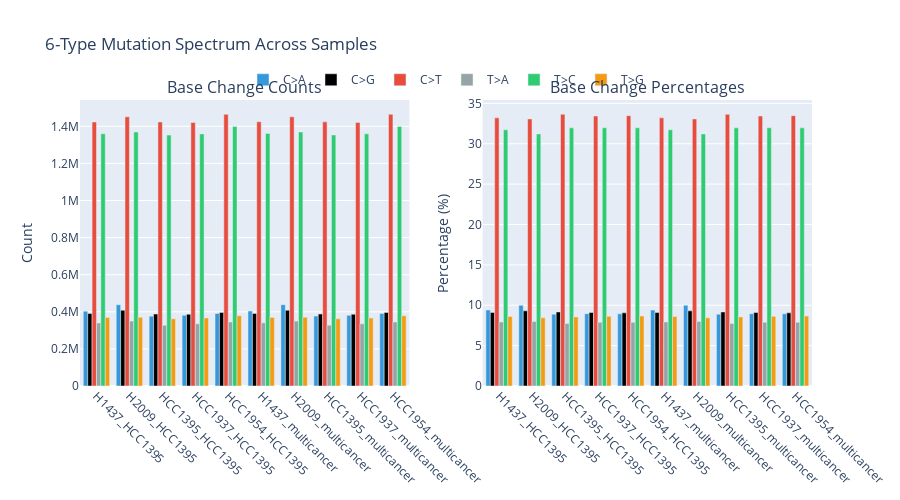

Notebook code cell kept with this figure:
### Markdown cell above
### 5.5 Base Change Spectrum (6-Type Mutation Categories)

### Code cell
def create_base_change_matrix(all_vcf_stats: Dict) -> Tuple[pd.DataFrame, pd.DataFrame]:
    """Create base change spectrum matrices (counts and percentages)."""
    categories = ['C>A', 'C>G', 'C>T', 'T>A', 'T>C', 'T>G']
    
    count_data = {}
    pct_data = {}
    
    for filename, data in all_vcf_stats.items():
        sample = data['metadata']['sample']
        model = data['metadata']['model']
        label = f"{sample}_{model.replace('-model', '')}"
        
        base_changes = data['stats']['base_changes']
        snp_total = data['stats']['snps']
        
        count_data[label] = {c: base_changes.get(c, 0) for c in categories}
        pct_data[label] = {c: base_changes.get(c, 0) / snp_total * 100 if snp_total > 0 else 0 for c in categories}
    
    count_df = pd.DataFrame(count_data).T[categories]
    pct_df = pd.DataFrame(pct_data).T[categories].round(2)
    
    return count_df, pct_df


# Create base change matrices
bc_count_df, bc_pct_df = create_base_change_matrix(all_vcf_stats)

# Display tables with counts and percentages side-by-side
print('Base Change Spectrum (Counts):')
display(bc_count_df)

print('\nBase Change Spectrum (Percentages of SNPs):')
display(bc_pct_df)

# Base change spectrum visualization
# Standard mutation spectrum colors
spectrum_colors = {
    'C>A': '#3498db',  # Blue
    'C>G': '#000000',  # Black
    'C>T': '#e74c3c',  # Red
    'T>A': '#95a5a6',  # Gray
    'T>C': '#2ecc71',  # Green
    'T>G': '#f39c12'   # Orange/Pink
}

fig = make_subplots(
    rows=1, cols=2,
    subplot_titles=['Base Change Counts', 'Base Change Percentages'],
    horizontal_spacing=0.1
)

categories = ['C>A', 'C>G', 'C>T', 'T>A', 'T>C', 'T>G']

for cat in categories:
    # Count bars
    fig.add_trace(
        go.Bar(
            name=cat,
            x=bc_count_df.index,
            y=bc_count_df[cat],
            marker_color=spectrum_colors[cat],
            legendgroup=cat,
            showlegend=True
        ),
        row=1, col=1
    )
    
    # Percentage bars
    fig.add_trace(
        go.Bar(
            name=cat,
            x=bc_pct_df.index,
            y=bc_pct_df[cat],
            marker_color=spectrum_colors[cat],
            legendgroup=cat,
            showlegend=False
        ),
        row=1, col=2
    )

fig.update_layout(
    title='6-Type Mutation Spectrum Across Samples',
    barmode='group',
    height=500,
    legend=dict(orientation='h', yanchor='bottom', y=1.02, xanchor='center', x=0.5)
)
fig.update_xaxes(tickangle=45)
fig.update_yaxes(title_text='Count', row=1, col=1)
fig.update_yaxes(title_text='Percentage (%)', row=1, col=2)

fig.show()

### Figure 1 — Plotly figure (JSON) as saved in the notebook; plotly's stock layout.template omitted (floating-point values rounded to 4 significant figures)
{"data": [{"legendgroup": "C>A", "marker": {"color": "#3498db"}, "name": "C>A", "showlegend": true, "type": "bar", "x": ["H1437_HCC1395", "H2009_HCC1395", "HCC1395_HCC1395", "HCC1937_HCC1395", "HCC1954_HCC1395", "H1437_multicancer", "H2009_multicancer", "HCC1395_multicancer", "HCC1937_multicancer", "HCC1954_multicancer"], "xaxis": "x", "y": [403308, 438138, 376652, 380825, 391280, 403924, 438288, 376901, 380898, 391303], "yaxis": "y"}, {"legendgroup": "C>A", "marker": {"color": "#3498db"}, "name": "C>A", "showlegend": false, "type": "bar", "x": ["H1437_HCC1395", "H2009_HCC1395", "HCC1395_HCC1395", "HCC1937_HCC1395", "HCC1954_HCC1395", "H1437_multicancer", "H2009_multicancer", "HCC1395_multicancer", "HCC1937_multicancer", "HCC1954_multicancer"], "xaxis": "x2", "y": [9.41, 9.99, 8.9, 8.96, 8.94, 9.41, 9.99, 8.9, 8.96, 8.94], "yaxis": "y2"}, {"legendgroup": "C>G", "marker": {"color": "#000000"}, "name": "C>G", "showlegend": true, "type": "bar", "x": ["H1437_HCC1395", "H2009_HCC1395", "HCC1395_HCC1395", "HCC1937_HCC1395", "HCC1954_HCC1395", "H1437_multicancer", "H2009_multicancer", "HCC1395_multicancer", "HCC1937_multicancer", "HCC1954_multicancer"], "xaxis": "x", "y": [390596, 408336, 387852, 386579, 396411, 391056, 408353, 388075, 386607, 396445], "yaxis": "y"}, {"legendgroup": "C>G", "marker": {"color": "#000000"}, "name": "C>G", "showlegend": false, "type": "bar", "x": ["H1437_HCC1395", "H2009_HCC1395", "HCC1395_HCC1395", "HCC1937_HCC1395", "HCC1954_HCC1395", "H1437_multicancer", "H2009_multicancer", "HCC1395_multicancer", "HCC1937_multicancer", "HCC1954_multicancer"], "xaxis": "x2", "y": [9.11, 9.31, 9.17, 9.1, 9.06, 9.11, 9.31, 9.17, 9.1, 9.06], "yaxis": "y2"}, {"legendgroup": "C>T", "marker": {"color": "#e74c3c"}, "name": "C>T", "showlegend": true, "type": "bar", "x": ["H1437_HCC1395", "H2009_HCC1395", "HCC1395_HCC1395", "HCC1937_HCC1395", "HCC1954_HCC1395", "H1437_multicancer", "H2009_multicancer", "HCC1395_multicancer", "HCC1937_multicancer", "HCC1954_multicancer"], "xaxis": "x", "y": [1423138, 1451083, 1423566, 1420896, 1464627, 1424974, 1451189, 1424131, 1421158, 1464715], "yaxis": "y"}, {"legendgroup": "C>T", "marker": {"color": "#e74c3c"}, "name": "C>T", "showlegend": false, "type": "bar", "x": ["H1437_HCC1395", "H2009_HCC1395", "HCC1395_HCC1395", "HCC1937_HCC1395", "HCC1954_HCC1395", "H1437_multicancer", "H2009_multicancer", "HCC1395_multicancer", "HCC1937_multicancer", "HCC1954_multicancer"], "xaxis": "x2", "y": [33.21, 33.08, 33.65, 33.44, 33.48, 33.21, 33.08, 33.65, 33.44, 33.48], "yaxis": "y2"}, {"legendgroup": "T>A", "marker": {"color": "#95a5a6"}, "name": "T>A", "showlegend": true, "type": "bar", "x": ["H1437_HCC1395", "H2009_HCC1395", "HCC1395_HCC1395", "HCC1937_HCC1395", "HCC1954_HCC1395", "H1437_multicancer", "H2009_multicancer", "HCC1395_multicancer", "HCC1937_multicancer", "HCC1954_multicancer"], "xaxis": "x", "y": [339998, 349891, 327663, 335377, 344905, 340379, 349934, 327939, 335457, 344939], "yaxis": "y"}, {"legendgroup": "T>A", "marker": {"color": "#95a5a6"}, "name": "T>A", "showlegend": false, "type": "bar", "x": ["H1437_HCC1395", "H2009_HCC1395", "HCC1395_HCC1395", "HCC1937_HCC1395", "HCC1954_HCC1395", "H1437_multicancer", "H2009_multicancer", "HCC1395_multicancer", "HCC1937_multicancer", "HCC1954_multicancer"], "xaxis": "x2", "y": [7.93, 7.98, 7.75, 7.89, 7.88, 7.93, 7.98, 7.75, 7.89, 7.88], "yaxis": "y2"}, {"legendgroup": "T>C", "marker": {"color": "#2ecc71"}, "name": "T>C", "showlegend": true, "type": "bar", "x": ["H1437_HCC1395", "H2009_HCC1395", "HCC1395_HCC1395", "HCC1937_HCC1395", "HCC1954_HCC1395", "H1437_multicancer", "H2009_multicancer", "HCC1395_multicancer", "HCC1937_multicancer", "HCC1954_multicancer"], "xaxis": "x", "y": [1359808, 1369460, 1352690, 1359030, 1398820, 1361403, 1369588, 1353176, 1359202, 1398869], "yaxis": "y"}, {"legendgroup": "T>C", "marker": {"color": "#2ecc71"}, "name": "T>C", "showlegend": false, "type": "bar", "x": ["H1437_HCC1395", "H2009_HCC1395", "HCC1395_HCC1395", "HCC1937_HCC1395", "HCC1954_HCC1395", "H1437_multicancer", "H2009_multicancer", "HCC1395_multicancer", "HCC1937_multicancer", "HCC1954_multicancer"], "xaxis": "x2", "y": [31.73, 31.22, 31.97, 31.98, 31.98, 31.73, 31.22, 31.97, 31.98, 31.97], "yaxis": "y2"}, {"legendgroup": "T>G", "marker": {"color": "#f39c12"}, "name": "T>G", "showlegend": true, "type": "bar", "x": ["H1437_HCC1395", "H2009_HCC1395", "HCC1395_HCC1395", "HCC1937_HCC1395", "HCC1954_HCC1395", "H1437_multicancer", "H2009_multicancer", "HCC1395_multicancer", "HCC1937_multicancer", "HCC1954_multicancer"], "xaxis": "x", "y": [368967, 370098, 362076, 366760, 378673, 369430, 370100, 362288, 366791, 378705], "yaxis": "y"}, {"legendgroup": "T>G", "marker": {"color": "#f39c12"}, "name": "T>G", "showlegend": false, "type": "bar", "x": ["H1437_HCC1395", "H2009_HCC1395", "HCC1395_HCC1395", "HCC1937_HCC1395", "HCC1954_HCC1395", "H1437_multicancer", "H2009_multicancer", "HCC1395_multicancer", "HCC1937_multicancer", "HCC1954_multicancer"], "xaxis": "x2", "y": [8.61, 8.44, 8.56, 8.63, 8.66, 8.61, 8.44, 8.56, 8.63, 8.66], "yaxis": "y2"}], "layout": {"annotations": [{"font": {"size": 16}, "showarrow": false, "text": "Base Change Counts", "x": 0.225, "xanchor": "center", "xref": "paper", "y": 1, "yanchor": "bottom", "yref": "paper"}, {"font": {"size": 16}, "showarrow": false, "text": "Base Change Percentages", "x": 0.775, "xanchor": "center", "xref": "paper", "y": 1, "yanchor": "bottom", "yref": "paper"}], "barmode": "group", "height": 500, "legend": {"orientation": "h", "x": 0.5, "xanchor": "center", "y": 1.02, "yanchor": "bottom"}, "title": {"text": "6-Type Mutation Spectrum Across Samples"}, "xaxis": {"anchor": "y", "domain": [0, 0.45], "tickangle": 45}, "xaxis2": {"anchor": "y2", "domain": [0.55, 1], "tickangle": 45}, "yaxis": {"anchor": "x", "domain": [0, 1], "title": {"text": "Count"}}, "yaxis2": {"anchor": "x2", "domain": [0, 1], "title": {"text": "Percentage (%)"}}}}
